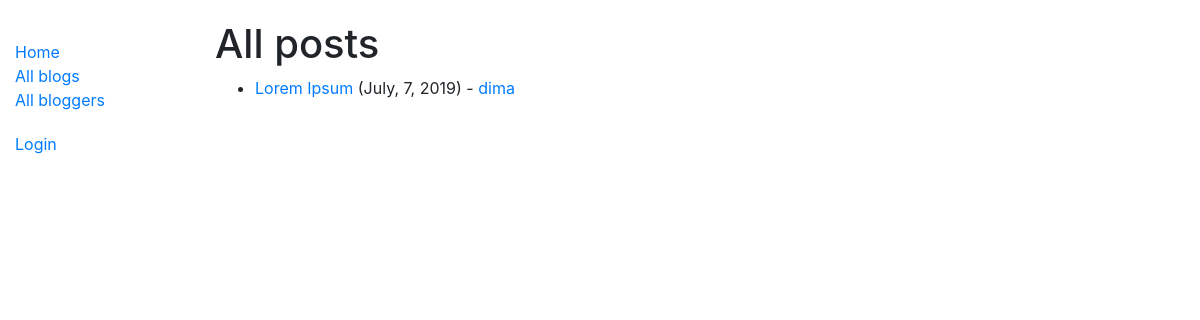
Page /blog/blogs/ on the earlier database version.
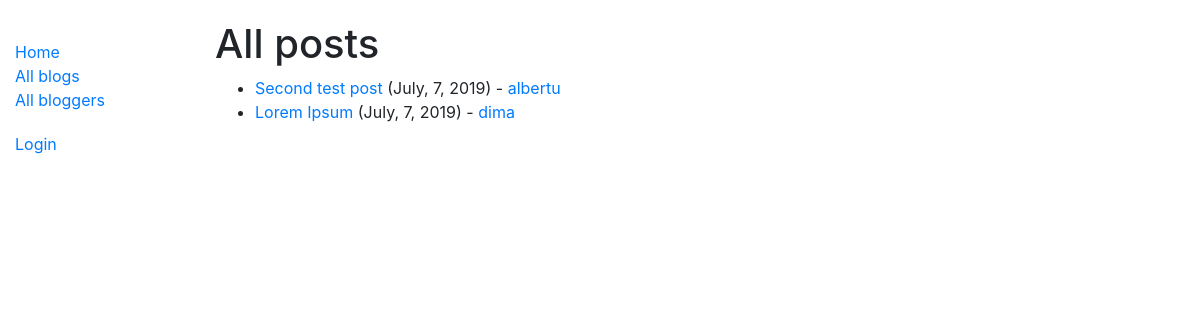
Same page on the later database version.
### blog/models.py (models this page shows, shortened)
class Post(models.Model):
	title = models.CharField(max_length=100)
	body = models.TextField()
	created_at = models.DateTimeField(auto_now_add=True)
	author = models.ForeignKey(Author, on_delete=models.SET_NULL, null=True)
	def format_created_at(self):
		return self.created_at.strftime('%B, %-d, %Y')
	def get_absolute_url(self):
		return reverse('post-detail', args=[str(self.id)])
	class Meta:
		ordering = ['-created_at']

class Author(models.Model):
	user = models.ForeignKey(User, on_delete=models.SET_NULL, null=True)
	bio = models.TextField(max_length=500)
	def __str__(self):
		return self.user.username
	def get_absolute_url(self):
		return reverse('author-detail', args=[str(self.id)])
	class Meta:
		ordering = ['user']

### blog/views.py (the view)
# urls.py: path('blogs/', views.PostListView.as_view(), name='posts'),
class PostListView(generic.ListView):
	model = Post
	paginate_by = 5

### blog/templates/blog/post_list.html (shortened to what this page needs)
{% extends "base_generic.html" %}
{% block content %}
	<h1>All posts</h1>
	{% if post_list %}
	<ul>
		{% for post in post_list %}
			<li>
				<a href="{{ post.get_absolute_url }}">{{ post.title }}</a> ({{ post.format_created_at }}) -
				<a href="{{ post.author.get_absolute_url }}">{{ post.author }}</a>
			</li>
		{% endfor %}
	</ul>
	{% else %}
		<h4>There are no posts in blog.</h4>
	{% endif %}
{% endblock %}

Differences in the rows shown:
added Post: title "Second test post", format_created_at "July, 7, 2019", author "albertu"
